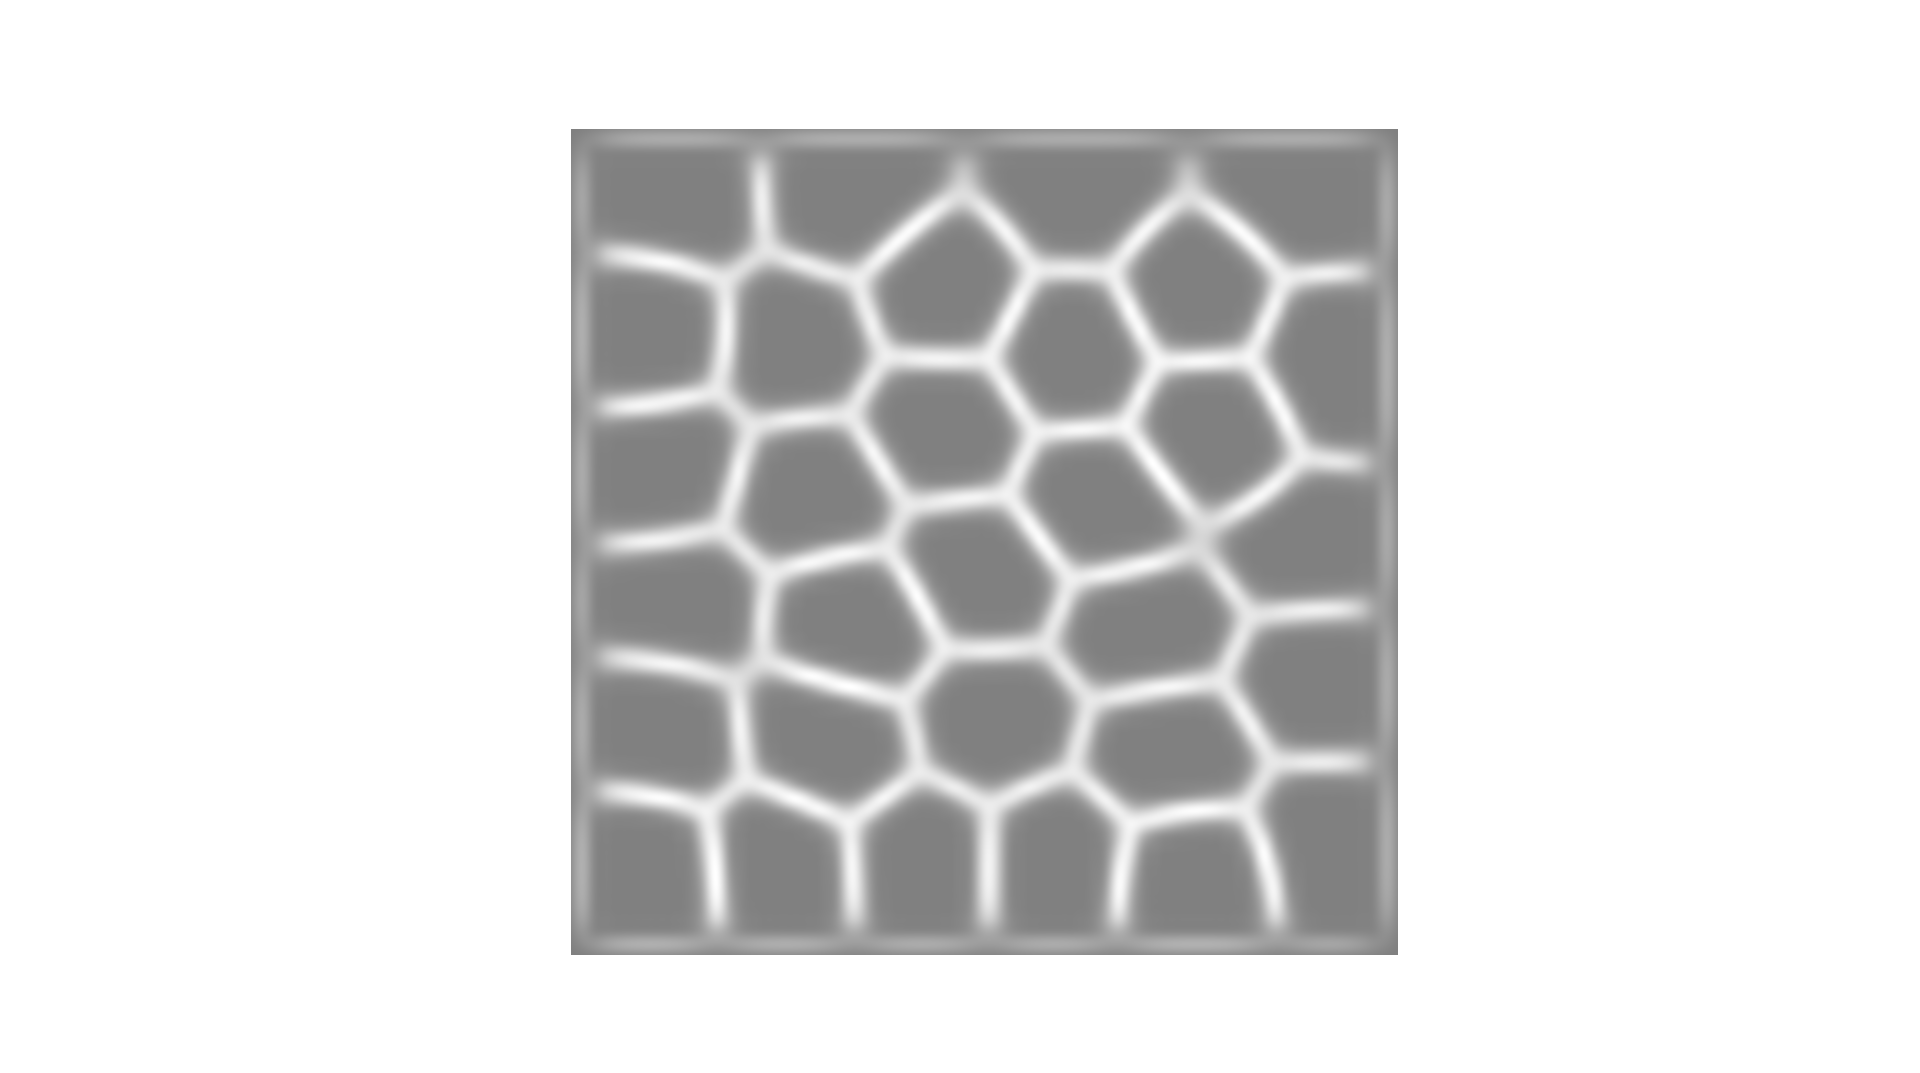

Source code (Python):
#
# This is a simple example file to show the plotting capabilities of the
# program. Uses python2.
#
# Usage:
#
#   python2 plot-cells.py input [output]
#
#  where
#
#    intput -- the input file or directory
#    output -- (optional) if present saves the animation as a video to show to
#              your mom.

import matplotlib as mpl
import matplotlib.pyplot as plt
import sys
import numpy as np

# import local libs
sys.path.insert(0, "../plot/")
import plot
import archive
import animation

##################################################
# Init

if len(sys.argv)==1:
    print "Please provide an input file."
    exit(1)

# load archive from file
ar = archive.loadarchive(sys.argv[1])

oname = ""
if len(sys.argv)==3:
    oname = "_"+sys.argv[2]
    print "Output name is", sys.argv[2]

##################################################
# plot simple animation of phases

def myplot(frame, engine):
    plot.interfaces(frame, engine)
    engine.axes.set_aspect('equal', adjustable='box')
    engine.set_xlim([0, frame.parameters['Size'][0]-1])
    engine.set_ylim([0, frame.parameters['Size'][1]-1])
    #engine.axis('off')

if len(oname)==0:
    animation.animate(ar, myplot, show=True); exit(0)
else:
    an = plot.animation.animate(ar, myplot, show=False)
    animation.save(an, oname+'.mp4', 5)
